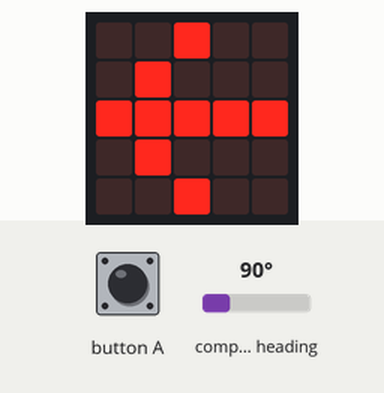
Simulated run of this program. Board: BBC micro:bit running MicroPython. Parts: the board's 5×5 LED display. Inputs (shaded band) come from the test bench; at power-on: compass heading 90°. The compass is already calibrated.

Above: at 1.2 s.
1.3 s: compass heading set to 22°
2.8 s: compass heading set to 18°
At 4.0 s:
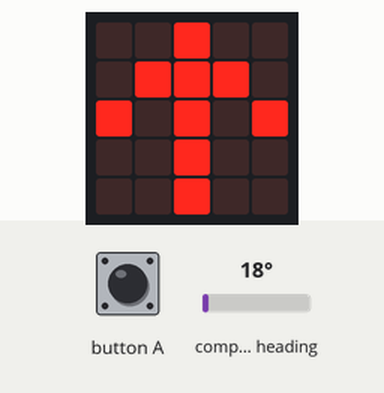
4.3 s: compass heading set to 180°
At 5.3 s:
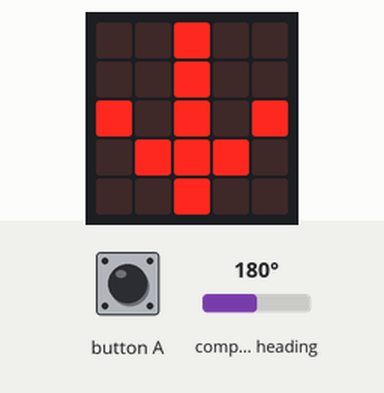
5.8 s: compass heading set to 196°
7.3 s: compass heading set to 203°
At 7.6 s:
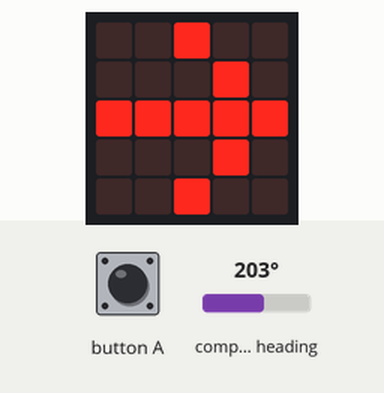
8.8 s: compass heading set to 7°
At 10.0 s:
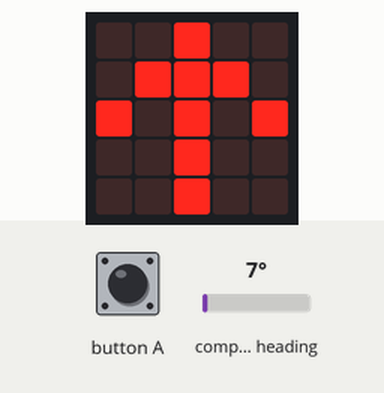
Timing chart, 0 to 11.3 s (numbered marks = the images above; inputs shaded):
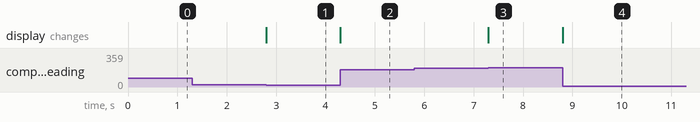

Measured:
- the behaviour switches between 21 and 20° on compass heading (found by bisection; images 0 and 1)
- the behaviour switches between 199 and 200° on compass heading (found by bisection; images 2 and 3)
- after the input at 1.3 s, every drawn part: stays the same
- after the input at 2.8 s, the display: changes at once (image 1)
- after the input at 4.3 s, the display: changes at once (image 2)
- after the input at 5.8 s, every drawn part: stays the same
- after the input at 7.3 s, the display: changes at once (image 3)
- after the input at 8.8 s, the display: changes at once (image 4)

The program:

Compass__MicroPython_.py
```python
# BBC Micro:bit - Compass (MicroPython)

# A program that turns the Micro:bit into a simple compass, using the onboard
# LEDs to show the user (roughly) what direction that they are facing

# This is the first project I've made where I didn't use MakeCode to flash the
# program to the Micro:bit, so it proved a little trickier than usual. The "Micro:bit Python
# Editor" website proved useful for this

from microbit import *

if button_a.was_pressed():
    compass.calibrate() # requests that user tilt screen to calibrate

while True:
    heading = compass.heading()
    if heading > 20 and heading < 160:
        display.show(Image.ARROW_W)
    elif heading >= 160 and heading < 200:
        display.show(Image.ARROW_S)
    elif heading >= 200 and heading < 340:
        display.show(Image.ARROW_E)
    else:
        display.show(Image.ARROW_N)
```
